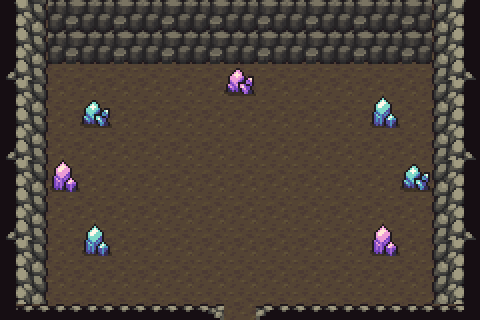

Rendered tile map (Tiled .tmx) drawn with the repository's tilesets; below, a short description and the full map source, tile grids included:
An orthogonal 30x20 tile map with 16x16 px tiles, 3 tile layers (Dirt, Cave, Objects) and 13 objects.

<map version="1.10" tiledversion="1.10.1" orientation="orthogonal" renderorder="right-down" width="30" height="20" tilewidth="16" tileheight="16" infinite="0" nextlayerid="7" nextobjectid="16">
 <editorsettings>
  <export target="bossMap.lua" format="lua" />
 </editorsettings>
 <tileset firstgid="1" name="8_cave" tilewidth="16" tileheight="16" tilecount="448" columns="28">
  <image source="../tilesets/8_cave.png" width="448" height="256" />
 </tileset>
 <layer id="2" name="Dirt" width="30" height="20">
  <data encoding="csv">
32,33,34,35,32,33,34,35,32,33,34,35,32,33,34,35,32,33,34,35,32,33,34,35,32,33,34,35,32,33,
60,61,62,63,60,61,62,63,60,61,62,63,60,61,62,63,60,61,62,63,60,61,62,63,60,61,62,63,60,61,
88,89,90,91,88,89,90,91,88,89,90,91,88,89,90,91,88,89,90,91,88,89,90,91,88,89,90,91,88,89,
116,117,118,119,116,117,118,119,116,117,118,119,116,117,118,119,116,117,118,119,116,117,118,119,116,117,118,119,116,117,
34,35,32,33,34,35,32,33,34,35,32,33,34,35,32,33,34,35,32,33,34,35,32,33,34,35,32,33,34,35,
62,63,60,61,62,63,60,61,62,63,60,61,62,63,60,61,62,63,60,61,62,63,60,61,62,63,60,61,62,63,
90,91,88,89,90,91,88,89,90,91,88,89,90,91,88,89,90,91,88,89,90,91,88,89,90,91,88,89,90,91,
118,119,116,117,118,119,116,117,118,119,116,117,118,119,116,117,118,119,116,117,118,119,116,117,118,119,116,117,118,119,
32,33,34,35,32,33,34,35,32,33,34,35,32,33,34,35,32,33,34,35,32,33,34,35,32,33,34,35,32,33,
60,61,62,63,60,61,62,63,60,61,62,63,60,61,62,63,60,61,62,63,60,61,62,63,60,61,62,63,60,61,
88,89,90,91,88,89,90,91,88,89,90,91,88,89,90,91,88,89,90,91,88,89,90,91,88,89,90,91,88,89,
116,117,118,119,116,117,118,119,116,117,118,119,116,117,118,119,116,117,118,119,116,117,118,119,116,117,118,119,116,117,
34,35,32,33,34,35,32,33,34,35,32,33,34,35,32,33,34,35,32,33,34,35,32,33,34,35,32,33,34,35,
62,63,60,61,62,63,60,61,62,63,60,61,62,63,60,61,62,63,60,61,62,63,60,61,62,63,60,61,62,63,
90,91,88,89,90,91,88,89,90,91,88,89,90,91,88,89,90,91,88,89,90,91,88,89,90,91,88,89,90,91,
118,119,116,117,118,119,116,117,118,119,116,117,118,119,116,117,118,119,116,117,118,119,116,117,118,119,116,117,118,119,
32,33,34,35,32,33,34,35,32,33,34,35,32,33,34,35,32,33,34,35,32,33,34,35,32,33,34,35,32,33,
60,61,62,63,60,61,62,63,60,61,62,63,60,61,62,63,60,61,62,63,60,61,62,63,60,61,62,63,60,61,
88,89,90,91,88,89,90,91,88,89,90,91,88,89,90,91,88,89,90,91,88,89,90,91,88,89,90,91,88,89,
116,117,118,119,116,117,118,119,116,117,118,119,116,117,118,119,116,117,118,119,116,117,118,119,116,117,118,119,116,117
</data>
 </layer>
 <layer id="1" name="Cave" width="30" height="20">
  <data encoding="csv">
50,51,52,226,227,228,226,227,228,226,227,228,226,227,228,226,227,228,226,227,228,226,227,228,226,227,228,43,44,45,
78,79,80,254,255,256,254,255,256,254,255,256,254,255,256,254,255,256,254,255,256,254,255,256,254,255,256,71,72,73,
106,107,108,282,283,284,282,283,284,282,283,284,282,283,284,282,283,284,282,283,284,282,283,284,282,283,284,99,100,101,
134,135,136,310,311,312,310,311,312,310,311,312,310,311,312,310,311,312,310,311,312,310,311,312,310,311,312,127,128,129,
162,163,164,0,0,0,0,0,0,0,0,0,0,0,0,0,0,0,0,0,0,0,0,0,0,0,0,155,156,157,
50,51,52,0,0,0,0,0,0,0,0,0,0,0,0,0,0,0,0,0,0,0,0,0,0,0,0,43,44,45,
78,79,80,0,0,0,0,0,0,0,0,0,0,0,0,0,0,0,0,0,0,0,0,0,0,0,0,71,72,73,
106,107,108,0,0,0,0,0,0,0,0,0,0,0,0,0,0,0,0,0,0,0,0,0,0,0,0,99,100,101,
134,135,136,0,0,0,0,0,0,0,0,0,0,0,0,0,0,0,0,0,0,0,0,0,0,0,0,127,128,129,
162,163,164,0,0,0,0,0,0,0,0,0,0,0,0,0,0,0,0,0,0,0,0,0,0,0,0,155,156,157,
50,51,52,0,0,0,0,0,0,0,0,0,0,0,0,0,0,0,0,0,0,0,0,0,0,0,0,43,44,45,
78,79,80,0,0,0,0,0,0,0,0,0,0,0,0,0,0,0,0,0,0,0,0,0,0,0,0,71,72,73,
106,107,108,0,0,0,0,0,0,0,0,0,0,0,0,0,0,0,0,0,0,0,0,0,0,0,0,99,100,101,
134,135,136,0,0,0,0,0,0,0,0,0,0,0,0,0,0,0,0,0,0,0,0,0,0,0,0,127,128,129,
162,163,164,0,0,0,0,0,0,0,0,0,0,0,0,0,0,0,0,0,0,0,0,0,0,0,0,155,156,157,
50,51,52,0,0,0,0,0,0,0,0,0,0,0,0,0,0,0,0,0,0,0,0,0,0,0,0,43,44,45,
78,79,80,0,0,0,0,0,0,0,0,0,0,0,0,0,0,0,0,0,0,0,0,0,0,0,0,71,72,73,
106,107,108,0,0,0,0,0,0,0,0,0,0,0,0,0,0,0,0,0,0,0,0,0,0,0,0,99,100,101,
134,135,136,0,0,0,0,0,0,0,0,0,0,0,0,0,0,0,0,0,0,0,0,0,0,0,0,127,128,129,
104,18,19,20,21,18,19,20,21,18,19,20,21,22,0,0,17,18,19,20,21,18,19,20,21,18,19,20,21,104
</data>
 </layer>
 <layer id="3" name="Objects" width="30" height="20">
  <data encoding="csv">
0,0,0,0,0,0,0,0,0,0,0,0,0,0,0,0,0,0,0,0,0,0,0,0,0,0,0,0,0,0,
0,0,0,0,0,0,0,0,0,0,0,0,0,0,0,0,0,0,0,0,0,0,0,0,0,0,0,0,0,0,
0,0,0,0,0,0,0,0,0,0,0,0,0,0,0,0,0,0,0,0,0,0,0,0,0,0,0,0,0,0,
0,0,0,0,0,0,0,0,0,0,0,0,0,0,0,0,0,0,0,0,0,0,0,0,0,0,0,0,0,0,
0,0,0,0,0,0,0,0,0,0,0,0,0,0,397,398,0,0,0,0,0,0,0,0,0,0,0,0,0,0,
0,0,0,0,0,0,0,0,0,0,0,0,0,0,425,426,0,0,0,0,0,0,0,0,0,0,0,0,0,0,
0,0,0,0,0,401,402,0,0,0,0,0,0,0,0,0,0,0,0,0,0,0,0,403,404,0,0,0,0,0,
0,0,0,0,0,429,430,0,0,0,0,0,0,0,0,0,0,0,0,0,0,0,0,431,432,0,0,0,0,0,
0,0,0,0,0,0,0,0,0,0,0,0,0,0,0,0,0,0,0,0,0,0,0,0,0,0,0,0,0,0,
0,0,0,0,0,0,0,0,0,0,0,0,0,0,0,0,0,0,0,0,0,0,0,0,0,0,0,0,0,0,
0,0,0,399,400,0,0,0,0,0,0,0,0,0,0,0,0,0,0,0,0,0,0,0,0,401,402,0,0,0,
0,0,0,427,428,0,0,0,0,0,0,0,0,0,0,0,0,0,0,0,0,0,0,0,0,429,430,0,0,0,
0,0,0,0,0,0,0,0,0,0,0,0,0,0,0,0,0,0,0,0,0,0,0,0,0,0,0,0,0,0,
0,0,0,0,0,0,0,0,0,0,0,0,0,0,0,0,0,0,0,0,0,0,0,0,0,0,0,0,0,0,
0,0,0,0,0,403,404,0,0,0,0,0,0,0,0,0,0,0,0,0,0,0,0,399,400,0,0,0,0,0,
0,0,0,0,0,431,432,0,0,0,0,0,0,0,0,0,0,0,0,0,0,0,0,427,428,0,0,0,0,0,
0,0,0,0,0,0,0,0,0,0,0,0,0,0,0,0,0,0,0,0,0,0,0,0,0,0,0,0,0,0,
0,0,0,0,0,0,0,0,0,0,0,0,0,0,0,0,0,0,0,0,0,0,0,0,0,0,0,0,0,0,
0,0,0,0,0,0,0,0,0,0,0,0,0,0,0,0,0,0,0,0,0,0,0,0,0,0,0,0,0,0,
0,0,0,0,0,0,0,0,0,0,0,0,0,0,0,0,0,0,0,0,0,0,0,0,0,0,0,0,0,0
</data>
 </layer>
 <objectgroup id="5" name="Walls">
  <object id="2" x="0" y="304" width="224" height="16" />
  <object id="3" x="256" y="304" width="224" height="16" />
  <object id="4" x="432" y="0" width="48" height="304" />
  <object id="5" x="0" y="0" width="48" height="304" />
  <object id="6" x="48" y="0" width="384" height="64" />
  <object id="7" x="84" y="225" width="26" height="32" />
  <object id="8" x="52" y="160" width="26" height="32" />
  <object id="9" x="82" y="100" width="28" height="26" />
  <object id="10" x="227" y="68" width="27" height="26" />
  <object id="11" x="372" y="96" width="26" height="32" />
  <object id="12" x="402" y="164" width="28" height="26" />
  <object id="14" x="372" y="224" width="26" height="32" />
 </objectgroup>
 <objectgroup id="6" name="Gates" visible="0">
  <object id="15" x="225" y="314" width="30" height="6" />
 </objectgroup>
</map>
